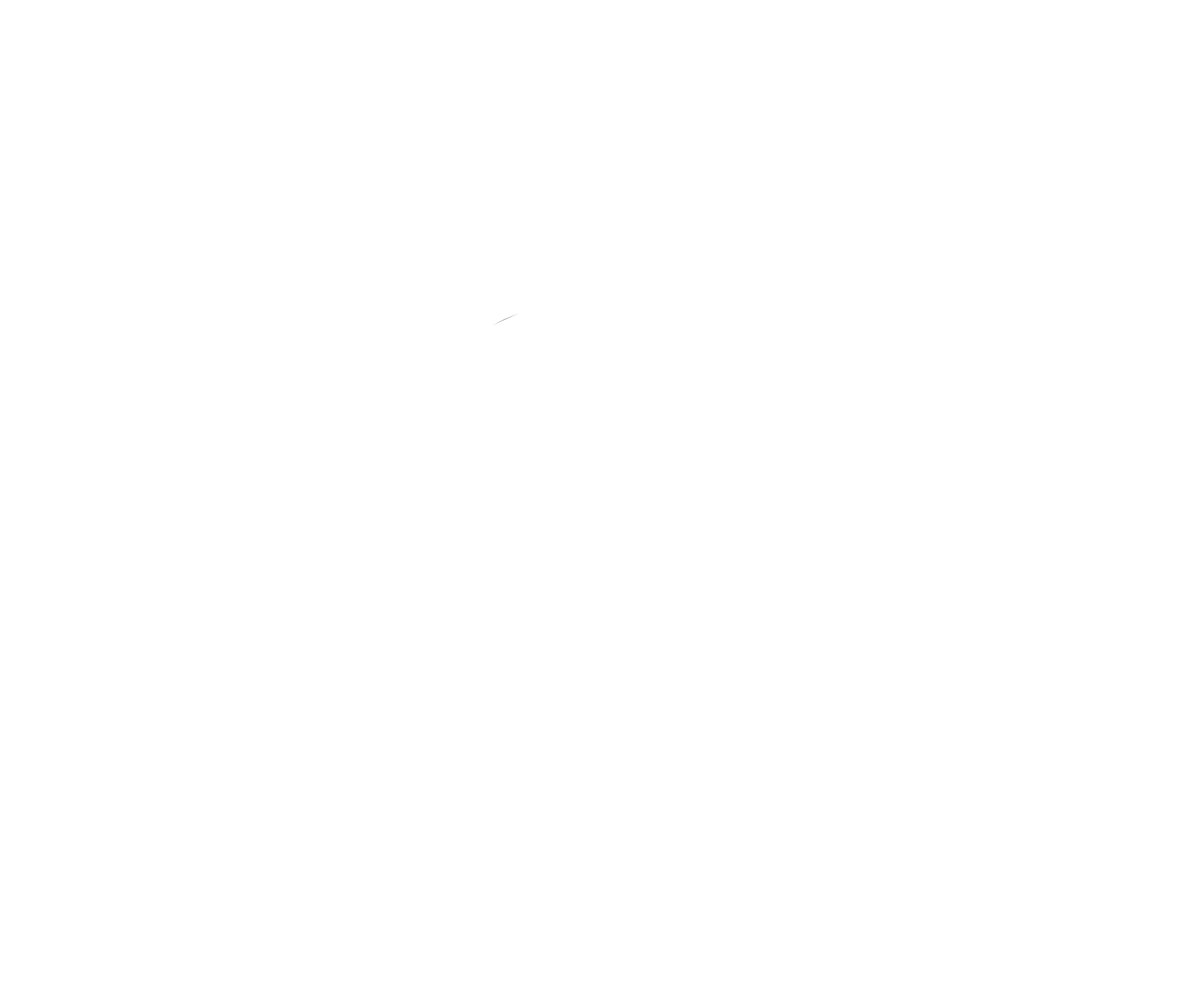
Frame 1 (no input)
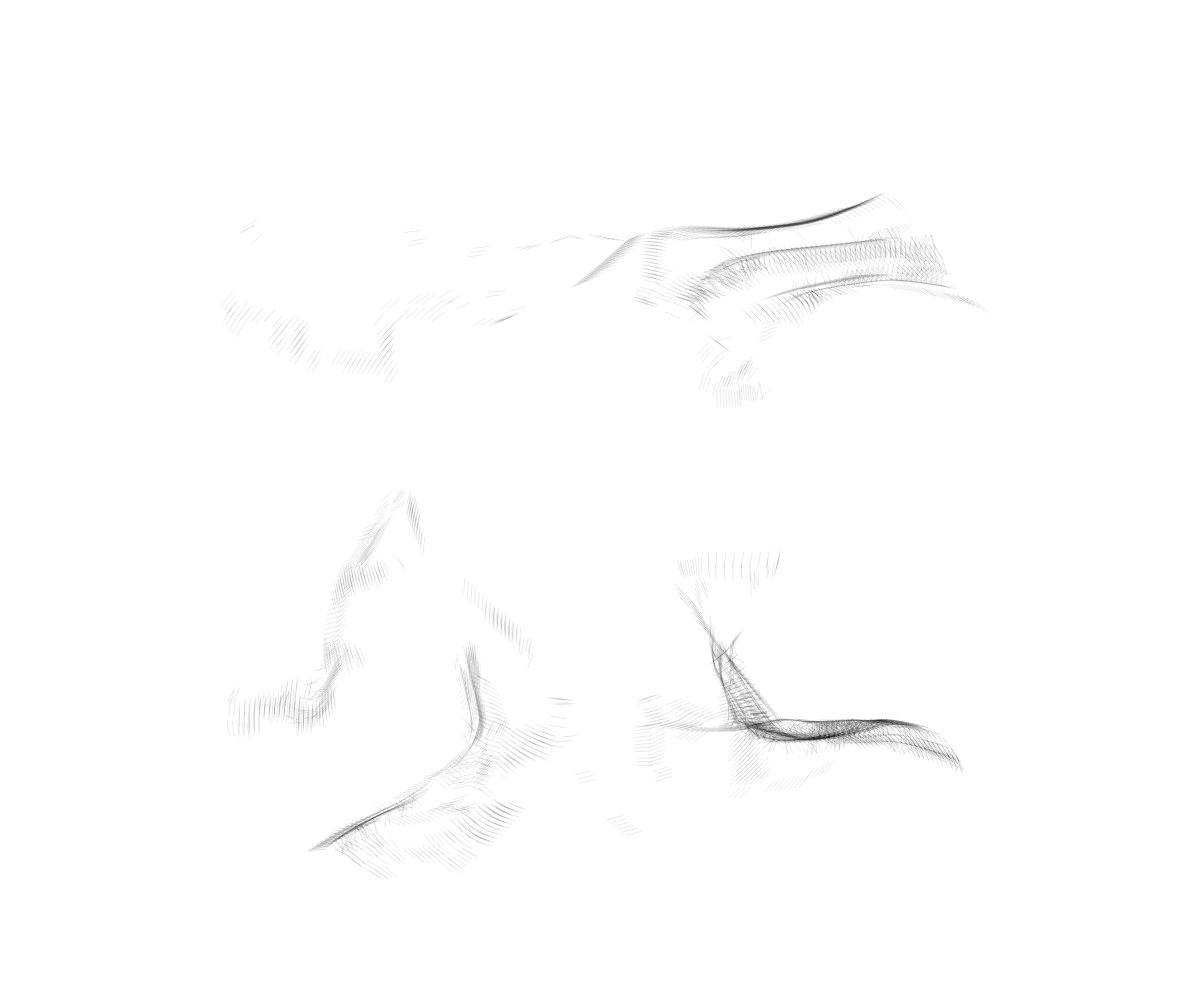
Frame 60 (no input)
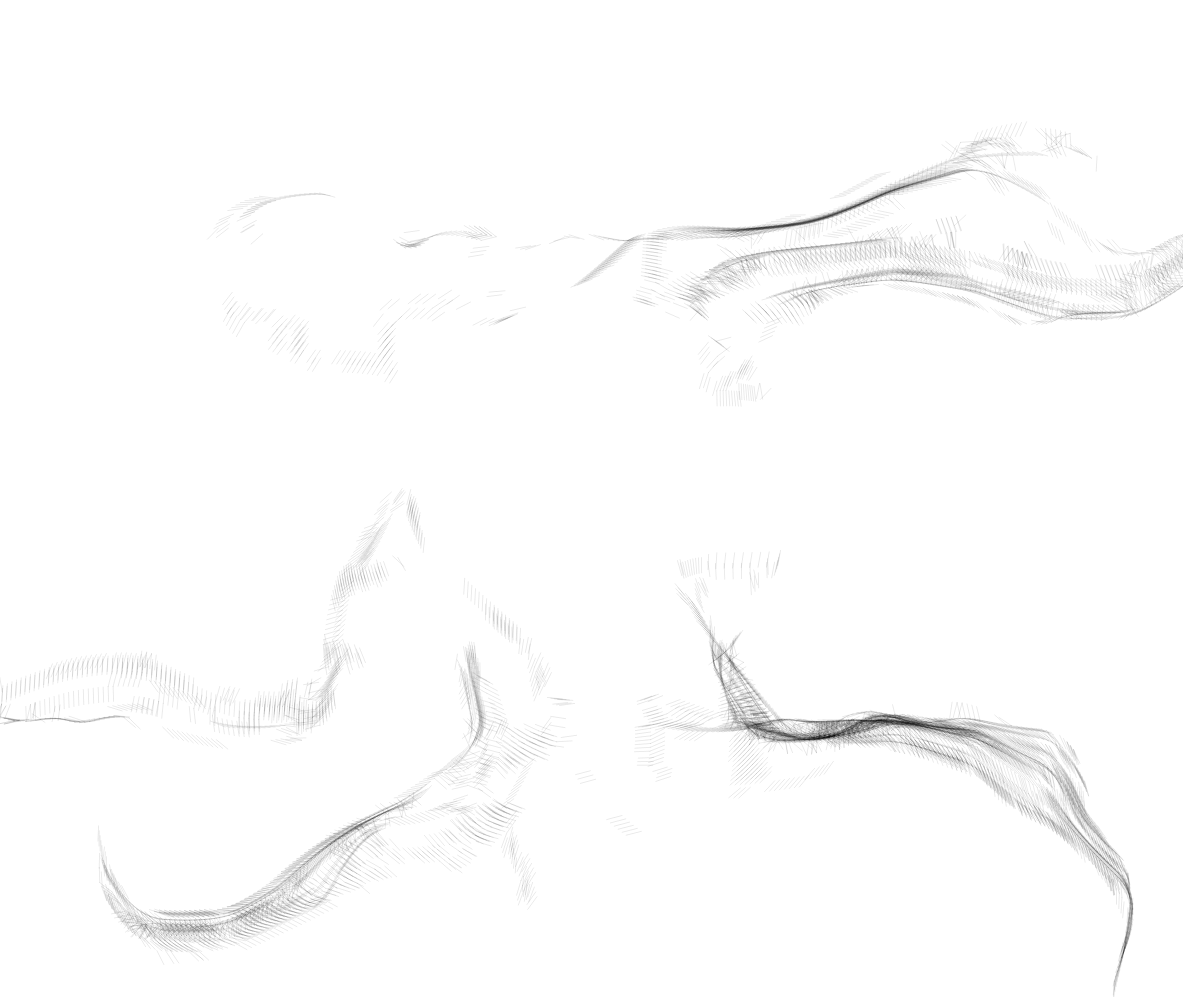
Frame 120 (the mouse pressed at the canvas centre since frame 60)

The p5.js sketch that drew these frames (run headless with seeded random() and noise() and a simulated clock; from frame 60 on, the mouse is pressed at the canvas centre):

// p5.js sketch
// ── sketch.js
var circles = []; //holds all circle start locations for points
var particles = []; //holds all points that are made on circle start points

var inc = 0.1;
var scl = 80;
var cols, rows;

var zoff = 0;

var flowField = [];

var spd = 5;
let zVal = .0001;

var rand;

function setup() {
  	createCanvas(windowWidth-17, windowHeight); //create a canvas for screen
	background(255); //white background
	
	//separate page into columsn and rows to assign vectors
	cols = floor(windowWidth/scl); 
	rows = floor(windowHeight/scl);
	
	flowField = new Array(cols * rows);
	
	//populate particle array with circle
	makeCircle(width/2, height/2, 200);
}

function draw() {
	background(255,.5);

	var yoff = 0;
	for (var x = 0; x < cols; x++){
		var xoff = 0;
		for (var y = 0; y < rows; y++){
			var index = x + y * cols;
			var angle = noise(xoff, yoff, zoff) * TWO_PI*4;
			var v = p5.Vector.fromAngle(angle);
			v.setMag(.9);
			flowField[index] = v;
			xoff += inc;

		}
		yoff += inc;
		zoff += zVal; //how aggressive the perlin noise is
	}
	for (var i = 0; i < particles.length; i++){
		if (particles[i].edges() === 1){
			particles.splice(i, 1);
		} else {
			particles[i].maxSpeed = spd;
			particles[i].follow(flowField);
			//particles[i].show();
			(particles[i].counter > 300) ? particles.splice(i,1) : particles[i].update();
		}
	}
	
	for (var i = 0; i < particles.length; i++){
		for (var j = 0; j < particles.length; j++){
			var dist = calcDist(particles[i].pos.x, particles[i].pos.y, particles[j].pos.x, particles[j].pos.y);
			if (dist > 15 && dist < 16){
				stroke('#000000');
				strokeWeight(.05);
				line(particles[i].pos.x, particles[i].pos.y, particles[j].pos.x, particles[j].pos.y);
			}
		}
	}
}

//Circle class, holds start locations for points
function Circle(xIn, yIn, rad){
	this.x = xIn; //x location of arc
	this.y = yIn; //y location of arc
	this.radius = rad; //size of circle
	this.outsidePoints = []; //holds all points of circle
	
	this.makeOutsidePoints = function(){ //calculates the circles outside coordinates
		for (var degree = 0; degree < 360; degree++){ //credit: https://stackoverflow.com/questions/18342216/how-to-get-an-array-of-coordinates-that-make-up-a-circle-in-canvas
			var radians = degree * Math.PI/180;
			var x = this.x + this.radius * Math.cos(radians);
			var y = this.y + this.radius * Math.sin(radians);
			this.outsidePoints.push({x:x,y:y});
		}
	}
}


function makeCircle(xStart, yStart, radiusSize){ //simple function to add a new circle
	var circ = new Circle(xStart, yStart, radiusSize); //make new circle
	circ.makeOutsidePoints(); //calculate outside x and y points before adding to array
	
	for (var i = 0; i < circ.outsidePoints.length; i++){
		var particle = new Particle(circ.outsidePoints[i].x, circ.outsidePoints[i].y); //make a point for each coordinate
		particles.push(particle); //add to array
	}
	
	circles.push(circ); //add to array
}

//calculate distance between two objects
function calcDist(xin, yin, x2in, y2in){
    var a = xin - x2in;
    var b = yin - y2in;

    var c = Math.sqrt(a*a + b*b);
    
    return c;
}

//random functions
function getRandomInt(min, max){ //returns random integer
    return Math.floor(Math.random() * (max - min + 1)) + min;
}
            
function getRandomFloat(min, max){ //returns random float
    return Math.random() * (max - min) + min;
}
// ── particle.js
function Particle(xin, yin){
	this.pos = createVector(xin,yin); //create vector for position
	this.vel = createVector(0,0); //create vector for velocity
	this.acc = createVector(0,0); //create vector for acceleration
	this.maxSpeed = 5;
	//create a counter to remove particle when necessary
	this.counter = 0;
	
	this.update = function(){
		this.vel.add(this.acc);
		this.vel.limit(this.maxSpeed);
		this.pos.add(this.vel);
		this.acc.mult(0);
		this.counter++;
	}
	
	this.applyForce = function(force){
		this.acc.add(force);
	}
	
	this.show = function(){
		stroke('rgb(204, 204, 204)');
		point(this.pos.x, this.pos.y);
	}
	
	this.edges = function(){
		if(this.pos.x > windowWidth) return 1;
		if(this.pos.x < 0) return 1;
		if(this.pos.y > windowHeight) return 1;
		if(this.pos.y < 0) return 1;
	}
	
	this.follow = function(vectors){
		var x = floor(this.pos.x/scl);
		var y = floor(this.pos.y/scl);
		var index = x + y * cols;
		var force = vectors[index];
		this.applyForce(force);
	}
}
